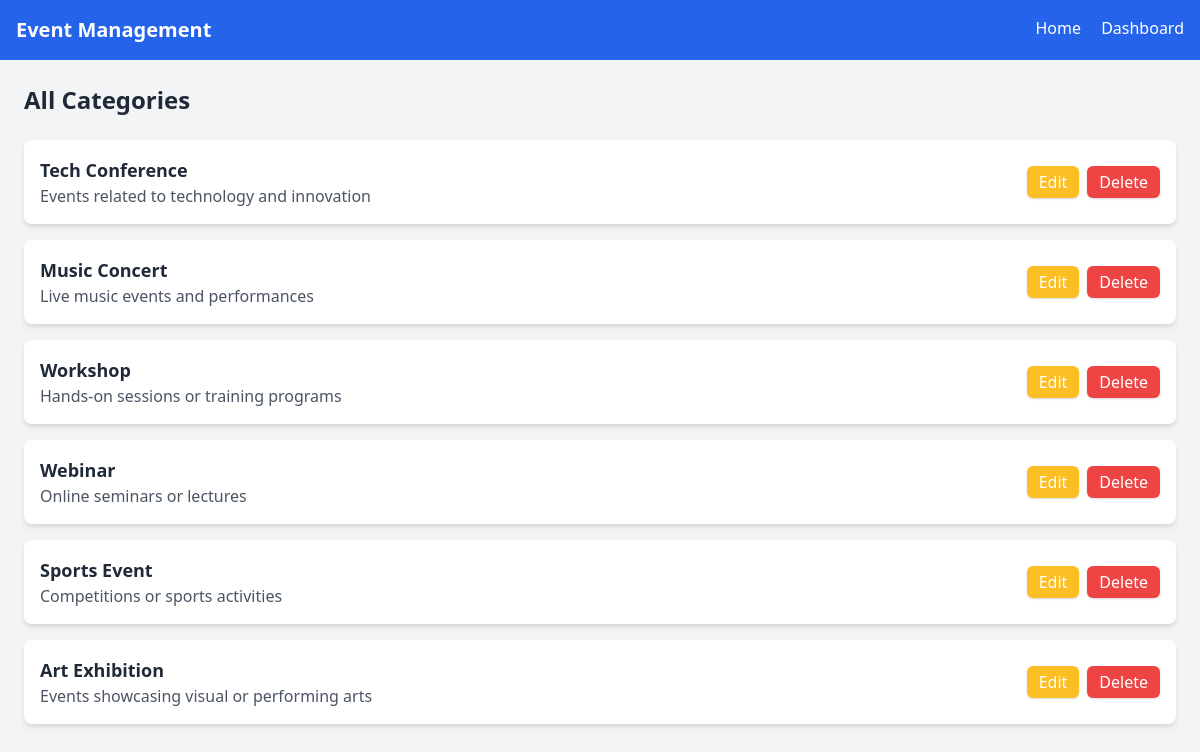
Page /categories/ on the committed database.
### events/models.py (models this page shows, shortened)
class Category(models.Model):
    name=models.CharField(max_length=100)
    description=models.TextField(blank=True)

### events/views.py (the view)
# urls.py: path('categories/', views.category_list, name='category_list'),
def category_list(request):
    categories = Category.objects.all()
    return render(request, 'events/category_list.html', {'categories': categories})

### events/templates/events/category_list.html (shortened to what this page needs)
{% extends 'events/base.html' %}
{% block content %}
<h1 class="text-2xl font-bold mb-6">All Categories</h1>
<ul class="space-y-4">
    {% for category in categories %}
        <li class="flex justify-between items-center bg-white p-4 rounded-lg shadow-md">
            <div>
                <h2 class="text-lg font-semibold">{{ category.name }}</h2>
                <p class="text-gray-600">{{ category.description }}</p>
            </div>
            <div class="flex gap-2">
                <a href="{% url 'update_category' category.id %}" class="bg-yellow-400 hover:bg-yellow-500 text-white py-1 px-3 rounded-md shadow">
                    Edit
                </a>
                <form method="post" action="{% url 'delete_category' category.id %}" onsubmit="return confirm('Are you sure you want to delete this category?');">
                    <button type="submit" class="bg-red-500 hover:bg-red-600 text-white py-1 px-3 rounded-md shadow">
                        Delete
                    </button>
                </form>
            </div>
        </li>
    {% empty %}
        <li class="text-gray-500">No categories found.</li>
    {% endfor %}
</ul>
{% endblock %}

### rows in the picture
Category: name "Tech Conference", description "Events related to technology and innovation"
Category: name "Music Concert", description "Live music events and performances"
Category: name "Workshop", description "Hands-on sessions or training programs"
Category: name "Webinar", description "Online seminars or lectures"
Category: name "Sports Event", description "Competitions or sports activities"
Category: name "Art Exhibition", description "Events showcasing visual or performing arts"
